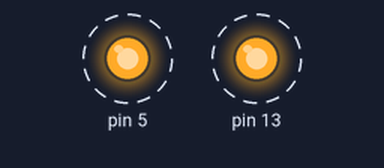
The sketch below on a simulated Arduino Uno, built with avr-gcc and run on an emulated ATmega328P. Shown: output pins drawn as LEDs (lit = HIGH). Dashed ring = blinking.

Above: at 0.2 s.
Timing chart, 0 to 4.6 s (numbered marks = the images above):
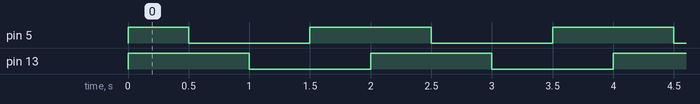

Measured:
- by itself, pin 5, pin 13: alternates HIGH for 1.0 s and LOW for 1.0 s
- by itself, everything shown: repeats every 2.0 s, in 4 steps

The sketch:

Timer.ino
```cpp
int led = 0;
int led1 = 0;
void setup() {

  pinMode(13, OUTPUT);
  pinMode(5, OUTPUT);
  Serial.begin(9600);

  TCCR1A = 0;
  TCCR1B = 0;

  TCCR1B |= _BV(CS12) | _BV(WGM12);

  TIMSK1 |= _BV(OCIE1A) | _BV(OCIE1B);

  OCR1B = 31250;
  OCR1A = 62500;

}

void loop() {

}

ISR(TIMER1_COMPA_vect)
{
  led ^=1;
  digitalWrite(13, led);
}
ISR(TIMER1_COMPB_vect)
{
  led1 ^=1;
  digitalWrite(5, led1);
}
```
